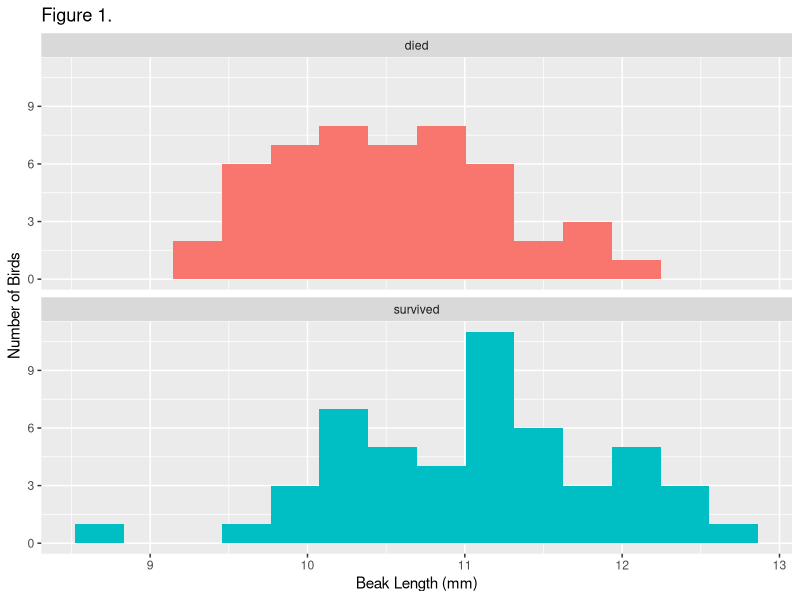
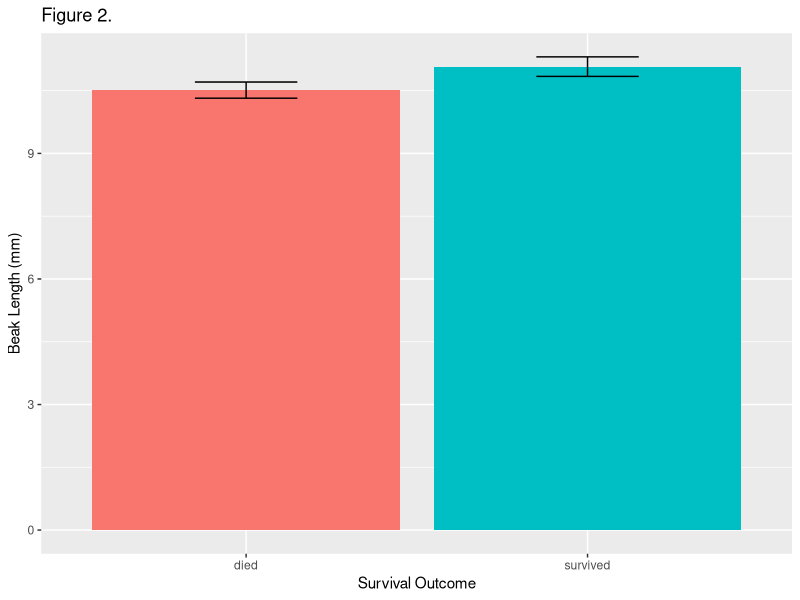

Recreate these plots in R, in order.
## ---- chunk 1
knitr::opts_chunk$set(echo = TRUE)
## ---- chunk 2
# load packages -----------------------------------------------------------
library(readxl)     # load readxl, for reading Excel files
library(tidyverse)  # load tidyverse, for working with datasets
## ---- chunk 3
# read data ---------------------------------------------------------------

# read the finches data
finches <- read_excel("finches_data.xlsx")

# print the finches tibble in the console
finches
## ---- chunk 4
# take a quick look at all the variables in the dataset
glimpse(finches)
## ---- chunk 5
# histogram ---------------------------------------------------------------

# histogram of beak length, grouped by survival, with labels
ggplot(
  data = finches,                     # use the finches dataset
  mapping = aes(x = beak_length,      # put beak length on the x axis
                fill = outcome)       # fill sets the color of the boxes
) +
  geom_histogram(bins = 14) +         # add the histogram, use 14 bins
  facet_wrap(~ outcome, ncol = 1) +   # outcome is the grouping variable
  guides(fill = FALSE) +              # don't show a legend for fll color
  labs(
    title = "Figure 1.",              # title
    x = "Beak Length (mm)",           # x-axis label
    y = "Number of Birds"             # y-axis label
  )
## ---- chunk 6
# summarize ---------------------------------------------------------------

# summarize the dataset by outcome (survived vs. died)
beak_length_grouped_summary <- 
  finches %>% 
  group_by(outcome) %>% 
  summarize(mean = mean(beak_length),
            sd = sd(beak_length),
            n = n()) %>% 
  mutate(sem = sd / sqrt(n),
         upper = mean + 1.96 * sem,
         lower = mean - 1.96 * sem)
# print the results in the console
beak_length_grouped_summary
## ---- chunk 7
# bar chart ---------------------------------------------------------------

# bar chart of mean beak lengths
ggplot(
  data = beak_length_grouped_summary,   # dont use the original finches dataset
  mapping = aes(x = outcome,            # survival on the x axis
                y = mean,               # mean beak length on the y axis
                fill = outcome)         # make died/survived different colors
) +
  geom_col() +                          # add columns
  geom_errorbar(                        # add error bars
    mapping = aes(ymin = lower,         #   lower 95% confidence limit
                  ymax = upper),        #   upper 95% confidence limit
    width = .3                          #   width of horizontal part of bars
  ) +
  guides(fill = FALSE) +                # don't show a legend for fll color
  labs(
    title = "Figure 2.",                # title
    x = "Survival Outcome",             # x-axis label
    y = "Beak Length (mm)"              # y-axis label
  )
## ---- chunk 8
# t-test ------------------------------------------------------------------

# get a vector of beak lengths for birds that died
beak_length_died <-
  finches %>%                     # start with finches dataset
  filter(outcome == "died") %>%   # only include rows w/ outcome=died
  pull(beak_length)     

# print the new object in the console... it is a vector
beak_length_died
## ---- chunk 9
# get a vector of beak lengths for birds that survived
beak_length_survived <-
  finches %>% 
  filter(outcome == "survived") %>% 
  pull(beak_length)

# print the results in the console
beak_length_survived
## ---- chunk 10
# perform a two-sample t-test assuming unequal variances
t.test(beak_length_died, beak_length_survived)
